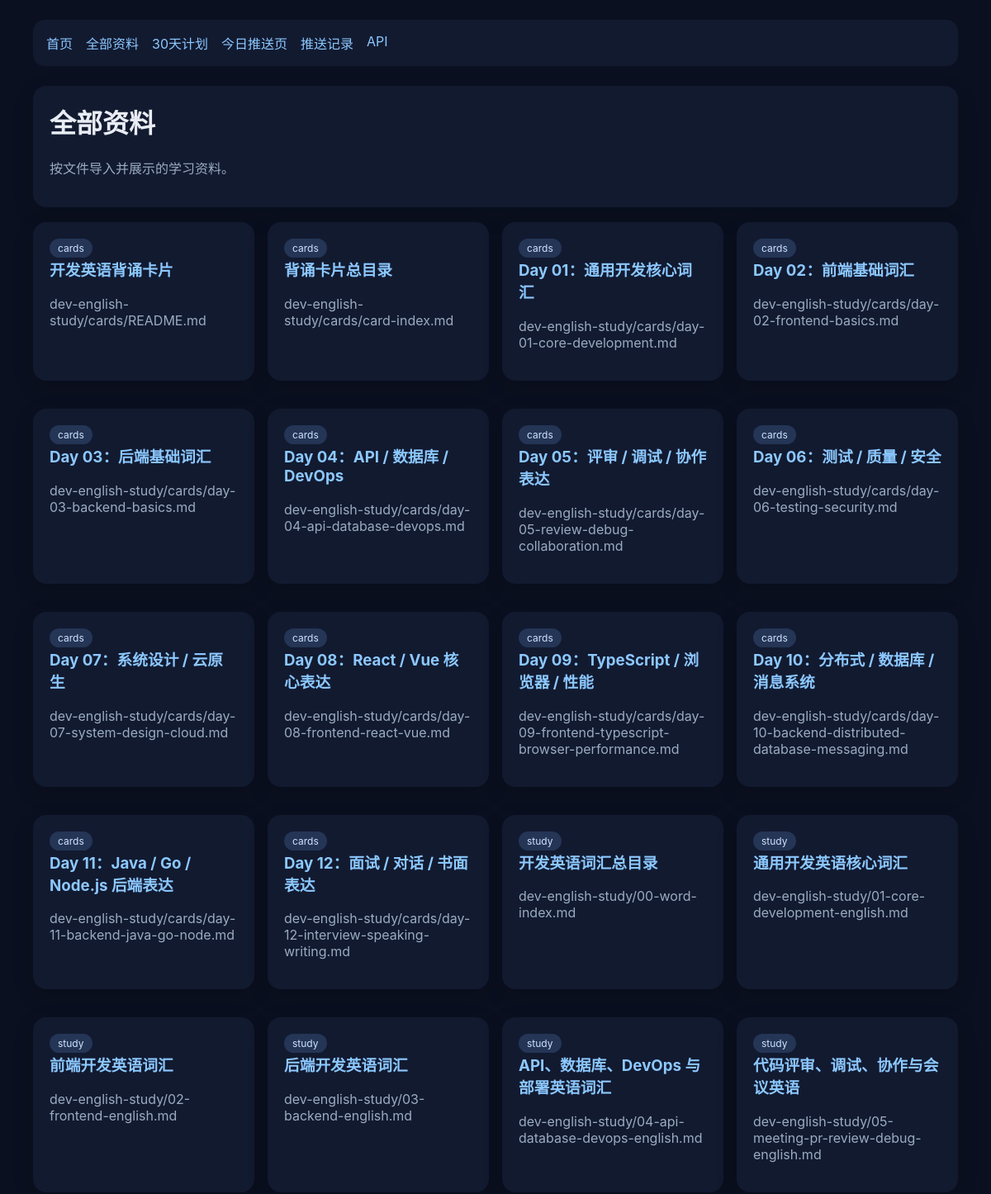
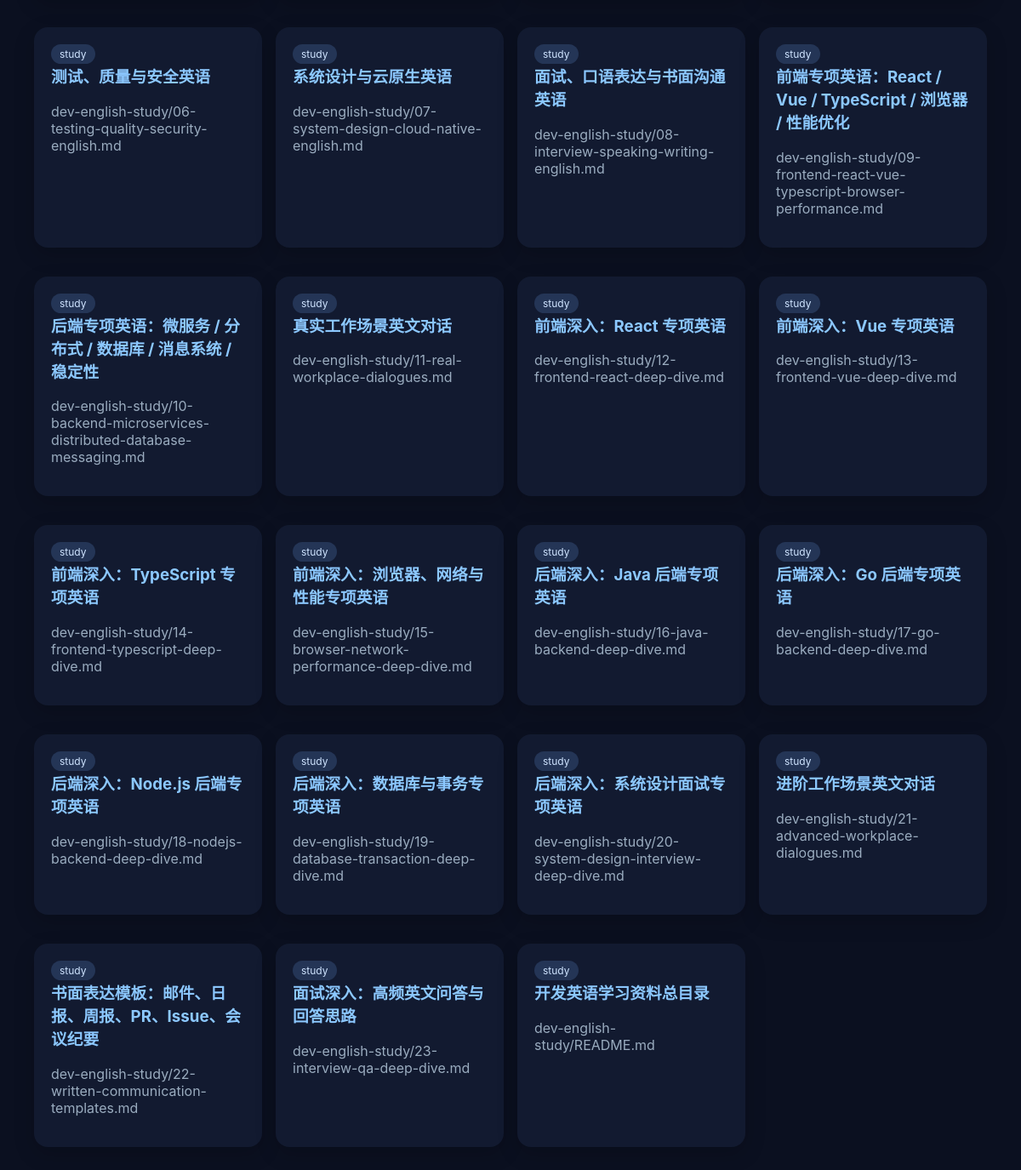
Screenshot of /docs with the database file from the repository (2 pictures, top to bottom).
### tables this page shows
CREATE TABLE documents (
            id INTEGER PRIMARY KEY AUTOINCREMENT,
            title TEXT NOT NULL,
            path TEXT NOT NULL UNIQUE,
            category TEXT NOT NULL,
            content TEXT NOT NULL
        );

### app.py (the view)
@app.route("/docs")
def docs() -> str:
    conn = get_conn()
    rows = conn.execute(
        "SELECT id, title, path, category FROM documents ORDER BY category, path"
    ).fetchall()
    conn.close()
    return render_template("docs.html", title="全部资料", docs=rows)

### app.py (called while the page is built)
def get_conn() -> sqlite3.Connection:
    conn = sqlite3.connect(DB_PATH)
    conn.row_factory = sqlite3.Row
    return conn

### templates/docs.html
{% extends 'base.html' %}
{% block content %}
<div class="card">
  <h1>全部资料</h1>
  <p class="muted">按文件导入并展示的学习资料。</p>
</div>
<div class="grid">
  {% for doc in docs %}
  <div class="card">
    <span class="badge">{{ doc.category }}</span>
    <h3><a href="/doc/{{ doc.id }}">{{ doc.title }}</a></h3>
    <p class="muted">{{ doc.path }}</p>
  </div>
  {% endfor %}
</div>
{% endblock %}

### templates/base.html (shortened to what this page needs)
<!doctype html>
<html lang="zh-CN">
<head>
</head>
<body>
  <div class="wrap">
    <div class="nav">
      <a href="/">首页</a>
      <a href="/docs">全部资料</a>
      <a href="/days">30天计划</a>
      <a href="/daily/today">今日推送页</a>
      <a href="/pushes">推送记录</a>
      <a href="/api/docs">API</a>
    </div>
    {% block content %}{% endblock %}
  </div>
</body>
</html>

### templates/base.html (style rules this page uses)
:root { color-scheme: light dark; }
body { margin: 0; font-family: -apple-system, BlinkMacSystemFont, "Segoe UI", sans-serif; background: #0b1020; color: #e8ecf3; }
a { color: #8cc8ff; text-decoration: none; }
.wrap { max-width: 1120px; margin: 0 auto; padding: 24px; }
.nav { display: flex; gap: 16px; flex-wrap: wrap; margin-bottom: 24px; padding: 16px; background: #121a30; border-radius: 14px; }
.card { background: #121a30; border-radius: 16px; padding: 20px; margin-bottom: 18px; box-shadow: 0 8px 24px rgba(0,0,0,.18); }
.grid { display: grid; grid-template-columns: repeat(auto-fit, minmax(250px, 1fr)); gap: 16px; }
.muted { color: #9aacbf; }
.badge { display: inline-block; padding: 4px 10px; border-radius: 999px; background: #243556; color: #cfe4ff; font-size: 12px; }
h1,h2,h3 { margin-top: 0; }

### rows the page displays
documents: category "cards", title "开发英语背诵卡片", path "dev-english-study/cards/README.md"
documents: category "cards", title "背诵卡片总目录", path "dev-english-study/cards/card-index.md"
documents: category "cards", title "Day 01：通用开发核心词汇", path "dev-english-study/cards/day-01-core-development.md"
documents: category "cards", title "Day 02：前端基础词汇", path "dev-english-study/cards/day-02-frontend-basics.md"
documents: category "cards", title "Day 03：后端基础词汇", path "dev-english-study/cards/day-03-backend-basics.md"
documents: category "cards", title "Day 04：API / 数据库 / DevOps", path "dev-english-study/cards/day-04-api-database-devops.md"
documents: category "cards", title "Day 05：评审 / 调试 / 协作表达", path "dev-english-study/cards/day-05-review-debug-collaboration.md"
documents: category "cards", title "Day 06：测试 / 质量 / 安全", path "dev-english-study/cards/day-06-testing-security.md"
documents: category "cards", title "Day 07：系统设计 / 云原生", path "dev-english-study/cards/day-07-system-design-cloud.md"
documents: category "cards", title "Day 08：React / Vue 核心表达", path "dev-english-study/cards/day-08-frontend-react-vue.md"
documents: category "cards", title "Day 09：TypeScript / 浏览器 / 性能", path "dev-english-study/cards/day-09-frontend-typescript-browser-performance.md"
documents: category "cards", title "Day 10：分布式 / 数据库 / 消息系统", path "dev-english-study/cards/day-10-backend-distributed-database-messaging.md"
documents: category "cards", title "Day 11：Java / Go / Node.js 后端表达", path "dev-english-study/cards/day-11-backend-java-go-node.md"
documents: category "cards", title "Day 12：面试 / 对话 / 书面表达", path "dev-english-study/cards/day-12-interview-speaking-writing.md"
documents: category "study", title "开发英语词汇总目录", path "dev-english-study/00-word-index.md"
documents: category "study", title "通用开发英语核心词汇", path "dev-english-study/01-core-development-english.md"
documents: category "study", title "前端开发英语词汇", path "dev-english-study/02-frontend-english.md"
documents: category "study", title "后端开发英语词汇", path "dev-english-study/03-backend-english.md"
documents: category "study", title "API、数据库、DevOps 与部署英语词汇", path "dev-english-study/04-api-database-devops-english.md"
documents: category "study", title "代码评审、调试、协作与会议英语", path "dev-english-study/05-meeting-pr-review-debug-english.md"
documents: category "study", title "测试、质量与安全英语", path "dev-english-study/06-testing-quality-security-english.md"
documents: category "study", title "系统设计与云原生英语", path "dev-english-study/07-system-design-cloud-native-english.md"
documents: category "study", title "面试、口语表达与书面沟通英语", path "dev-english-study/08-interview-speaking-writing-english.md"
documents: category "study", title "前端专项英语：React / Vue / TypeScript / 浏览器 / 性能优化", path "dev-english-study/09-frontend-react-vue-typescript-browser-performance.md"
documents: category "study", title "后端专项英语：微服务 / 分布式 / 数据库 / 消息系统 / 稳定性", path "dev-english-study/10-backend-microservices-distributed-database-messaging.md"
documents: category "study", title "真实工作场景英文对话", path "dev-english-study/11-real-workplace-dialogues.md"
documents: category "study", title "前端深入：React 专项英语", path "dev-english-study/12-frontend-react-deep-dive.md"
documents: category "study", title "前端深入：Vue 专项英语", path "dev-english-study/13-frontend-vue-deep-dive.md"
documents: category "study", title "前端深入：TypeScript 专项英语", path "dev-english-study/14-frontend-typescript-deep-dive.md"
documents: category "study", title "前端深入：浏览器、网络与性能专项英语", path "dev-english-study/15-browser-network-performance-deep-dive.md"
documents: category "study", title "后端深入：Java 后端专项英语", path "dev-english-study/16-java-backend-deep-dive.md"
documents: category "study", title "后端深入：Go 后端专项英语", path "dev-english-study/17-go-backend-deep-dive.md"
documents: category "study", title "后端深入：Node.js 后端专项英语", path "dev-english-study/18-nodejs-backend-deep-dive.md"
documents: category "study", title "后端深入：数据库与事务专项英语", path "dev-english-study/19-database-transaction-deep-dive.md"
documents: category "study", title "后端深入：系统设计面试专项英语", path "dev-english-study/20-system-design-interview-deep-dive.md"
documents: category "study", title "进阶工作场景英文对话", path "dev-english-study/21-advanced-workplace-dialogues.md"
documents: category "study", title "书面表达模板：邮件、日报、周报、PR、Issue、会议纪要", path "dev-english-study/22-written-communication-templates.md"
documents: category "study", title "面试深入：高频英文问答与回答思路", path "dev-english-study/23-interview-qa-deep-dive.md"
documents: category "study", title "开发英语学习资料总目录", path "dev-english-study/README.md"
